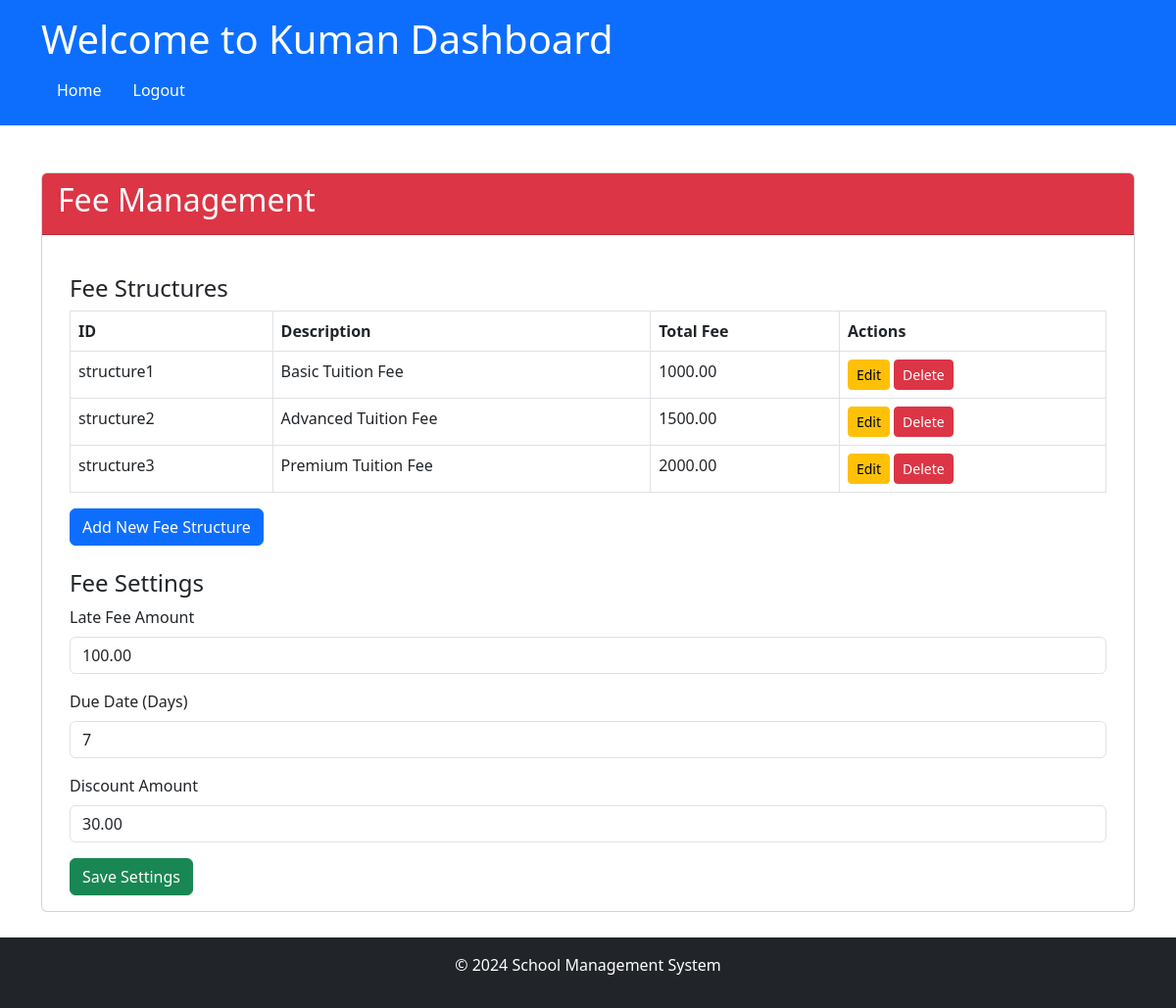
/admin/fee_management (signed in), run on an earlier commit of the app's database.
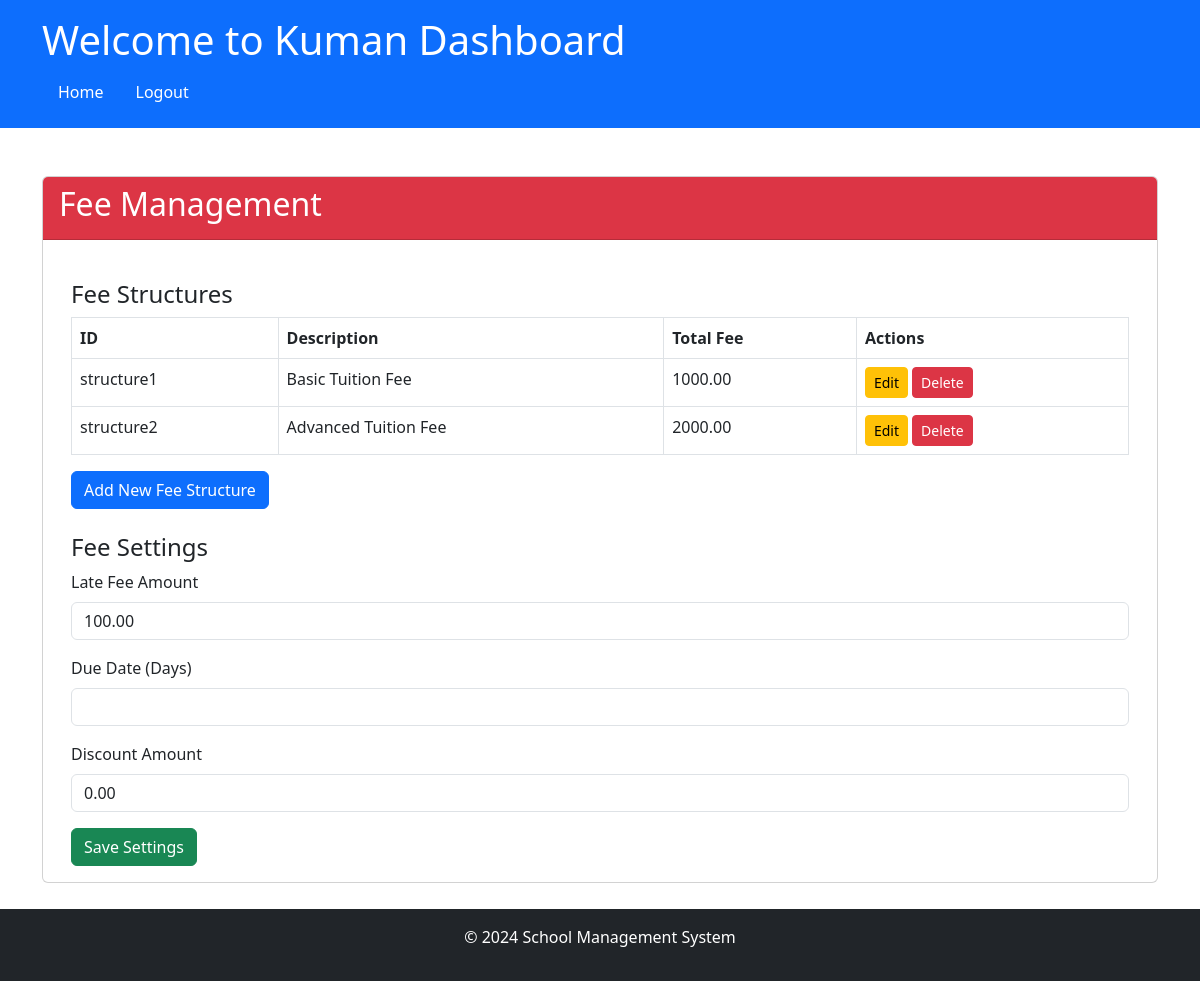
And on a later commit of the database.
### app/models/models.py (models this page shows)
class FeeStructure(db.Model):
    __tablename__ = 'FeeStructure'
    structure_id = db.Column('StructureId', db.String,
                             primary_key=True, default=lambda: str(uuid.uuid4()))
    description = db.Column('Description', db.String, nullable=False)
    total_fee = db.Column('TotalFee', db.Numeric(10, 2), nullable=False)
    student_fee_assignments = relationship('StudentFeeAssignment', back_populates='fee_structure')

class Settings(db.Model):
    __tablename__ = 'Settings'
    setting_key = db.Column('SettingKey', db.String, primary_key=True)
    setting_value = db.Column('SettingValue', db.String)
    description = db.Column('Description', db.String, nullable=False)
    value_type = db.Column('ValueType', db.String, nullable=False)
    category = db.Column('Category', db.String, nullable=False)

### app/routes/admin_routes.py (the view)
@admin.route('/fee_management')
@login_required
@role_required('1')
def fee_management():
    fee_structures = FeeStructure.query.all()
    fee_settings = {
        'late_fee_amount': Settings.query.filter_by(setting_key='late_fee_amount').first(),
        'due_date': Settings.query.filter_by(setting_key='due_date').first(),
        'discount_amount': Settings.query.filter_by(setting_key='discount_amount').first()
    }
    settings = {
        key: setting.setting_value if setting else None
        for key, setting in fee_settings.items()
    }
    return render_template(
        'admin/fee_management.html',
        fee_structures=fee_structures,
        settings=settings,
        app_name=app_name()
    )

### app/__init__.py (called while the page is built)
@login_manager.user_loader
def load_user(user_id):
    from .models.models import User
    return User.query.get(user_id)

### app/routes/routes.py (called while the page is built)
def app_name():
    app_name = "School Management System"
    with current_app.app_context():
        setting = Settings.query.filter_by(setting_key='school_name').first()
        if setting and setting.setting_value:
            app_name = setting.setting_value
    return app_name

def role_required(*roles):
    def decorator(f):
        @wraps(f)
        def decorated_function(*args, **kwargs):
            if not current_user.is_authenticated or current_user.role_id not in roles:
                abort(403)  # Forbidden access if role does not match
            return f(*args, **kwargs)
        return decorated_function
    return decorator

### app/templates/admin/fee_management.html (shortened to what this page needs)
{% extends "share/dashboard.html" %}
{% block card_header %}bg-danger{% endblock %}
{% block card_title %}Fee Management{% endblock %}
{% block card_content %}
<div class="container mt-4">
    <h4>Fee Structures</h4>
    <table class="table table-bordered">
        <thead>
            <tr>
                <th>ID</th>
                <th>Description</th>
                <th>Total Fee</th>
                <th class="actions-column">Actions</th>
            </tr>
        </thead>
        <tbody>
            {% for fee in fee_structures %}
            <tr>
                <td>{{ fee.structure_id }}</td>
                <td>{{ fee.description }}</td>
                <td>{{ fee.total_fee }}</td>
                <td class="actions-column">
                    <a href="{{ url_for('admin.edit_fee_structure', id=fee.structure_id) }}" class="btn btn-sm btn-warning">Edit</a>
                    <a href="{{ url_for('admin.delete_fee_structure', id=fee.structure_id) }}" class="btn btn-sm btn-danger">Delete</a>
                </td>
            </tr>
            {% endfor %}
        </tbody>
    </table>
    <a href="{{ url_for('admin.add_fee_structure') }}" class="btn btn-primary">Add New Fee Structure</a>
    <h4 class="mt-4">Fee Settings</h4>
    <form action="{{ url_for('admin.update_fee_settings') }}" method="post">
        <div class="mb-3">
            <label for="late_fee_amount" class="form-label">Late Fee Amount</label>
            <input type="number" class="form-control" id="late_fee_amount" name="late_fee_amount"
                value="{{ '%.2f' % (settings['late_fee_amount'] | float) }}" min="0" step="0.01" required>
        </div>
        <div class="mb-3">
            <label for="due_date" class="form-label">Due Date (Days)</label>
            <input type="number" class="form-control" id="due_date" name="due_date"
                value="{{ settings['due_date'] }}" min="0" required>
        </div>
        <div class="mb-3">
            <label for="discount_amount" class="form-label">Discount Amount</label>
            <input type="number" class="form-control" id="discount_amount" name="discount_amount"
                value="{{ '%.2f' % (settings['discount_amount'] | float) }}" min="0" step="0.01" required>
        </div>
        <button type="submit" class="btn btn-success">Save Settings</button>
    </form>
</div>
{% endblock %}

What changed in the data, as far as the page shows it:
removed FeeStructure: structure_id "structure3", description "Premium Tuition Fee", total_fee "2000.00"
removed Settings: discount_amount "30.00"
changed FeeStructure "structure2": total_fee "1500.00" → "2000.00"
Also different on the page:
form field due_date: "7" → (not shown)
form field discount_amount: (not shown) → "0.00"
